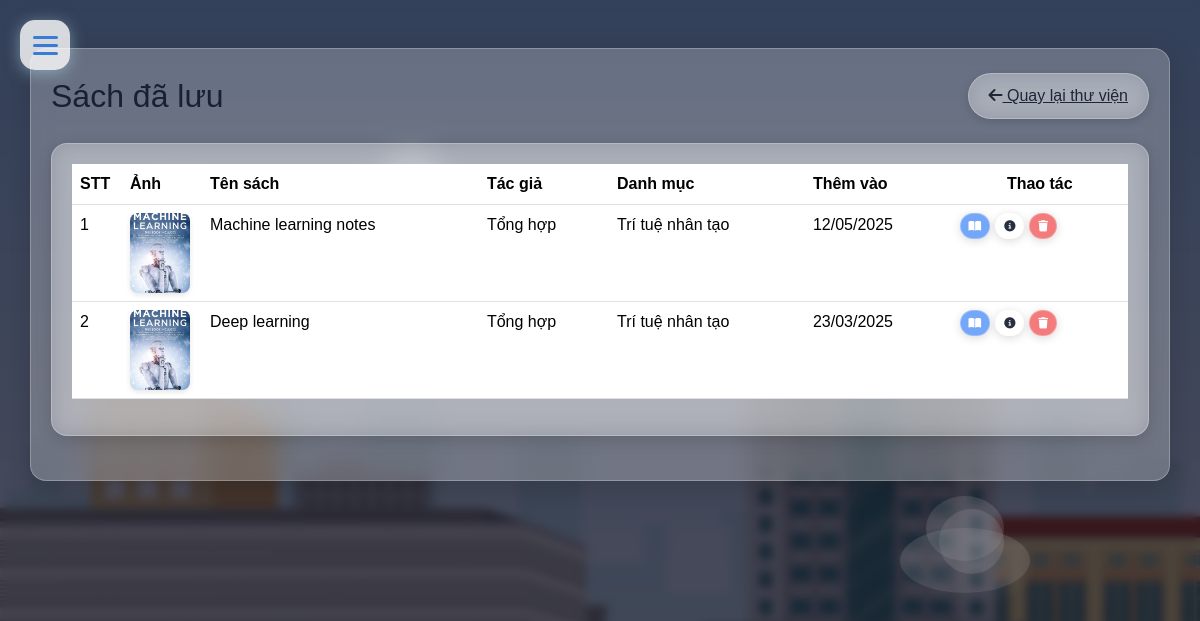
Screenshot of /library/saved-books/ (signed in) with the database file from the repository.
### library/models.py (models this page shows, shortened)
class SavedBook(models.Model):
    user = models.ForeignKey(User, on_delete=models.CASCADE, related_name='saved_books')
    book = models.ForeignKey(Book, on_delete=models.CASCADE, related_name='saved_by')
    saved_at = models.DateTimeField(auto_now_add=True)
    class Meta:
        unique_together = ('user', 'book')

class Book(models.Model):
    title = models.CharField(max_length=255)
    author = models.CharField(max_length=255)
    description = models.TextField(blank=True, null=True)
    cover_image = models.ImageField(upload_to='books/covers/', blank=True, null=True)
    file = models.FileField(upload_to='books/files/')
    price = models.DecimalField(max_digits=10, decimal_places=2, default=0)
    category = models.ForeignKey(Category, on_delete=models.CASCADE, related_name='books')
    download_count = models.IntegerField(default=0)
    created_at = models.DateTimeField(auto_now_add=True)
    updated_at = models.DateTimeField(auto_now=True)

class Category(models.Model):
    name = models.CharField(max_length=100)
    slug = models.SlugField(unique=True)
    class Meta:
        verbose_name_plural = "Categories"

### library/views.py (the view)
# urls.py: path('saved-books/', views.saved_books, name='saved_books'),
@login_required
def saved_books(request):
    saved = SavedBook.objects.filter(user=request.user).order_by('-saved_at')
    context = {
        'saved_books': saved,
    }
    return render(request, 'library/saved_books.html', context)

### templates/library/saved_books.html (shortened to what this page needs)
{% load static %}
<!DOCTYPE html>
<html lang="en">
<head>
    <link rel="stylesheet" href="/static/cssQuan/bootstrap.min.css">
    <link rel="stylesheet" href="/static/css/style.css">
    <link rel="stylesheet" href="{% static 'css/library.css' %}">
    <link href='https://unpkg.com/boxicons@2.1.4/css/boxicons.min.css' rel='stylesheet'>
    <link rel="stylesheet" href="https://cdnjs.cloudflare.com/ajax/libs/font-awesome/6.4.0/css/all.min.css">
</head>
<body>
    {% include 'Components/newmenu.html' %}
    <div class="cloud cloud-4"></div>
    <div class="container glass-container mt-5 pt-4">
        <div class="d-flex justify-content-between align-items-center mb-4">
            <h2 class="m-0">Sách đã lưu</h2>
            <a href="{% url 'library_home' %}" class="glass-btn">
                <i class="fas fa-arrow-left"></i> Quay lại thư viện
            </a>
        </div>
        {% if saved_books %}
            <div class="glass-card mb-4">
                <div class="card-body">
                    <div class="table-responsive">
                        <table class="table table-hover">
                            <thead>
                                <tr>
                                    <th style="width: 50px;">STT</th>
                                    <th style="width: 80px;">Ảnh</th>
                                    <th>Tên sách</th>
                                    <th>Tác giả</th>
                                    <th>Danh mục</th>
                                    <th>Thêm vào</th>
                                    <th class="text-center">Thao tác</th>
                                </tr>
                            </thead>
                            <tbody>
                                {% for saved in saved_books %}
                                <tr>
                                    <td>{{ forloop.counter }}</td>
                                    <td>
                                        {% if saved.book.cover_image %}
                                            <img src="{{ saved.book.cover_image.url }}" alt="{{ saved.book.title }}" class="book-thumb">
                                        {% else %}
                                            <img src="{% static 'images/library/default-book.jpg' %}" alt="Default" class="book-thumb">
                                        {% endif %}
                                    </td>
                                    <td>{{ saved.book.title }}</td>
                                    <td>{{ saved.book.author }}</td>
                                    <td>{{ saved.book.category.name }}</td>
                                    <td>{{ saved.saved_at|date:"d/m/Y" }}</td>
                                    <td class="text-center">
                                        <div class="btn-group">
                                            <a href="{% url 'view_book' saved.book.id %}" class="glass-btn-primary-sm" title="Đọc sách">
                                                <i class="fas fa-book-open"></i>
                                            </a>
                                            <a href="{% url 'book_detail' saved.book.id %}" class="glass-btn-sm" title="Chi tiết">
                                                <i class="fas fa-info-circle"></i>
                                            </a>
                                            <button type="button" class="glass-btn-danger-sm"
                                                    data-bs-toggle="modal"
                                                    data-bs-target="#removeBookModal"
                                                    data-book-id="{{ saved.book.id }}"
                                                    data-book-title="{{ saved.book.title }}"
                                                    title="Xóa khỏi danh sách">
                                                <i class="fas fa-trash"></i>
                                            </button>
                                        </div>
                                    </td>
                                </tr>
                                {% endfor %}
                            </tbody>
                        </table>
                    </div>
                </div>
            </div>
        {% endif %}
    </div>
</body>
</html>

### static/css/style.css (style rules this page uses)
* { font-family: 'Arial', 'Tahoma', 'Verdana', 'Roboto', 'Open Sans', sans-serif; }
body { background-image: url("../images/Bg1.jpg"); background-size: cover; background-repeat: no-repeat; background-attachment: fixed; background-position: center; }

### static/css/library.css (style rules this page uses)
:root { --glass-bg: rgba(255, 255, 255, 0.25); --glass-bg-hover: rgba(255, 255, 255, 0.35); --glass-border: rgba(255, 255, 255, 0.25); --glass-shadow: rgba(0, 0, 0, 0.15); --glass-header-bg: rgba(59, 130, 246, 0.3); --glass-primary: rgba(59, 130, 246, 0.7); --glass-success: rgba(16, 185, 129, 0.7); --glass-danger: rgba(239, 68, 68, 0.7); --glass-text: rgba(15, 23, 42, 0.9); --glass-border-radius: 16px; --glass-blur: 12px; }
body { background-image: url('/static/images/Ptit.jpg'); background-size: cover; background-position: center; background-repeat: no-repeat; background-attachment: fixed; min-height: 100vh; color: var(--glass-text); position: relative; font-family: 'Arial', sans-serif; margin: 0; padding: 0; overflow-x: hidden; }
body::before { content: ''; position: fixed; top: 0; left: 0; width: 100%; height: 100%; background-color: rgba(0, 0, 20, 0.7); backdrop-filter: blur(5px); -webkit-backdrop-filter: blur(5px); z-index: -1; }
.cloud { position: absolute; background-color: rgba(255, 255, 255, 0.3); border-radius: 50%; box-shadow: 0 8px 16px rgba(255, 255, 255, 0.1); z-index: -1; opacity: 0.4; }
.cloud-4 { width: 130px; height: 65px; top: 60%; left: 75%; animation: float-4 35s linear infinite; }
.cloud::before, .cloud::after { content: ''; position: absolute; background-color: rgba(255, 255, 255, 0.3); border-radius: 50%; }
.cloud::before { width: 60%; height: 100%; top: -50%; left: 20%; }
.cloud::after { width: 50%; height: 100%; top: -30%; right: 20%; }
.glass-container { background: var(--glass-bg); backdrop-filter: blur(var(--glass-blur)); -webkit-backdrop-filter: blur(var(--glass-blur)); border-radius: var(--glass-border-radius); border: 1px solid var(--glass-border); padding: 20px; box-shadow: 0 8px 32px 0 var(--glass-shadow); margin-bottom: 30px; margin-top: 20px; }
.glass-card { background: var(--glass-bg); backdrop-filter: blur(var(--glass-blur)); -webkit-backdrop-filter: blur(var(--glass-blur)); border-radius: var(--glass-border-radius); border: 1px solid var(--glass-border); overflow: hidden; box-shadow: 0 4px 16px 0 var(--glass-shadow); transition: transform 0.3s, box-shadow 0.3s; }
.card-body { padding: 20px; }
.glass-btn, .glass-btn-success, .glass-btn-primary, .glass-btn-danger, .glass-btn-sm, .glass-btn-primary-sm, .glass-btn-danger-sm, .glass-btn-success-sm { background: var(--glass-bg); backdrop-filter: blur(var(--glass-blur)); -webkit-backdrop-filter: blur(var(--glass-blur)); border: 1px solid var(--glass-border); color: var(--glass-text); padding: 10px 20px; border-radius: 30px; transition: all 0.3s; font-weight: 500; cursor: pointer; box-shadow: 0 2px 10px 0 var(--glass-shadow); }
.glass-btn-primary, .glass-btn-primary-sm { background: var(--glass-primary); color: white; }
.glass-btn-danger, .glass-btn-danger-sm { background: var(--glass-danger); color: white; }
.glass-btn-sm, .glass-btn-primary-sm, .glass-btn-danger-sm, .glass-btn-success-sm { padding: 3px 8px; font-size: 0.75rem; text-decoration: none; display: inline-block; margin-right: 2px; }
.btn-group { display: flex; flex-wrap: wrap; gap: 3px; }
.glass-btn-sm i, .glass-btn-primary-sm i, .glass-btn-danger-sm i, .glass-btn-success-sm i { font-size: 0.7rem; }

### rows the page displays
SavedBook: book.cover_image (picture), book "Machine learning notes", book.author "Tổng hợp", book.category.name "Trí tuệ nhân tạo", saved_at "12/05/2025"
SavedBook: book.cover_image (picture), book "Deep learning", book.author "Tổng hợp", book.category.name "Trí tuệ nhân tạo", saved_at "23/03/2025"
